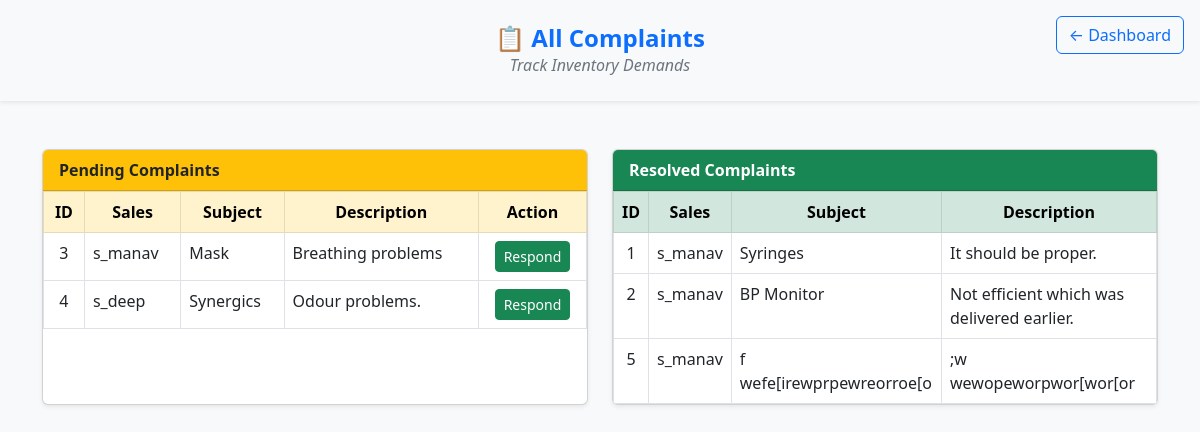
Page /support_complaints (signed in) on the committed database.
### app.py (models this page shows)
class Complaint(db.Model):
    id = db.Column(db.Integer, primary_key=True)
    sales_user_id = db.Column(db.Integer, db.ForeignKey('user.id'))
    subject = db.Column(db.String(200), nullable=False)
    description = db.Column(db.Text, nullable=False)
    status = db.Column(db.String(20), default='Pending')  # Pending, Fulfilled
    created_at = db.Column(db.Date, default=date.today)
    sales_user = db.relationship('User', backref='complaints')

class User(db.Model):
    id = db.Column(db.Integer, primary_key=True)
    username = db.Column(db.String(50), unique=True, nullable=False)
    password = db.Column(db.String(50), nullable=False)
    role = db.Column(db.String(20), nullable=False)  # admin, sales, warehouse, production, support

### app.py (the view)
@app.route("/support_complaints")
@login_required
@role_required("support")
def support_complaints():
    complaints = Complaint.query.all()
    return render_template("support_complaints.html", complaints=complaints)

### app.py (called while the page is built)
def login_required(f):
    @wraps(f)
    def decorated_function(*args, **kwargs):
        if 'username' not in session:
            return redirect("/")
        return f(*args, **kwargs)
    return decorated_function

def role_required(role):
    def decorator(f):
        @wraps(f)
        def decorated_function(*args, **kwargs):
            if 'role' not in session or (session['role'] != role and session['role'] != 'admin'):
                abort(403)
            return f(*args, **kwargs)
        return decorated_function
    return decorator

@app.after_request
def add_header(response):
    response.headers["Cache-Control"] = "no-store, no-cache, must-revalidate, post-check=0, pre-check=0, max-age=0"
    response.headers["Pragma"] = "no-cache"
    response.headers["Expires"] = "0"
    return response

### templates/support_complaints.html (shortened to what this page needs)
<!DOCTYPE html>
<html lang="en">
<head>
    <link href="https://cdn.jsdelivr.net/npm/bootstrap@5.3.0/dist/css/bootstrap.min.css" rel="stylesheet">
</head>
<body class="bg-light">
        <header class="py-4 bg-body-tertiary shadow-sm mb-4 position-relative">
            <a href="{{ url_for('support_dashboard') }}"
                class="btn btn-outline-primary position-absolute top-0 end-0 mt-3 me-3">
                &larr; Dashboard
            </a>
            <div class="text-center">
                <h4 class="mb-0 text-primary fw-semibold">
                    📋 All Complaints
                </h4>
                <p class="text-secondary fst-italic mb-0">Track Inventory Demands</p>
            </div>
        </header>
   <div class="container my-5">
        <div class="row g-4">
            <div class="col-lg-6">
                <div class="card shadow-sm h-100">
                    <div class="card-header bg-warning text-dark fw-semibold">Pending Complaints</div>
                    <div class="card-body p-0">
                        <div class="table-responsive">
                            <table class="table table-bordered table-hover mb-0">
                                <thead class="table-warning text-center">
                                    <tr>
                                        <th>ID</th>
                                        <th>Sales</th>
                                        <th>Subject</th>
                                        <th>Description</th>
                                        <th>Action</th>
                                    </tr>
                                </thead>
                                <tbody>
                                    {% for c in complaints if c.status == "Pending" %}
                                    <tr>
                                        <td class="text-center">{{ c.id }}</td>
                                        <td>{{ c.sales_user.username }}</td>
                                        <td>{{ c.subject }}</td>
                                        <td>{{ c.description}}</td>
                                        <td class="text-center">
                                            <a href="{{ url_for('respond_complaint', complaint_id=c.id) }}"
                                                class="btn btn-sm btn-success">
                                                Respond
                                            </a>
                                        </td>
                                    </tr>
                                    {% endfor %}
                                </tbody>
                            </table>
                        </div>
                    </div>
                </div>
            </div>
            <div class="col-lg-6">
                <div class="card shadow-sm h-100">
                    <div class="card-header bg-success text-white fw-semibold">Resolved Complaints</div>
                    <div class="card-body p-0">
                        <div class="table-responsive">
                            <table class="table table-bordered table-hover mb-0">
                                <thead class="table-success text-center">
                                    <tr>
                                        <th>ID</th>
                                        <th>Sales</th>
                                        <th>Subject</th>
                                        <th>Description</th>
                                    </tr>
                                </thead>
                                <tbody>
                                    {% for c in complaints if c.status == "Resolved" %}
                                    <tr>
                                        <td class="text-center">{{ c.id }}</td>
                                        <td>{{ c.sales_user.username }}</td>
                                        <td>{{ c.subject }}</td>
                                        <td>{{ c.description}}</td>
                                    </tr>
                                    {% endfor %}
                                </tbody>
                            </table>
                        </div>
                    </div>
                </div>
            </div>
        </div>
    </div>
</body>
</html>

### rows in the picture
Complaint: id "3", sales_user.username "s_manav", subject "Mask", description "Breathing problems"
Complaint: id "4", sales_user.username "s_deep", subject "Synergics", description "Odour problems."
Complaint: id "1", sales_user.username "s_manav", subject "Syringes", description "It should be proper."
Complaint: id "2", sales_user.username "s_manav", subject "BP Monitor", description "Not efficient which was delivered earlier."
Complaint: id "5", sales_user.username "s_manav", subject "f wefe[irewprpewreorroe[o", description ";w wewopeworpwor[wor[or"
